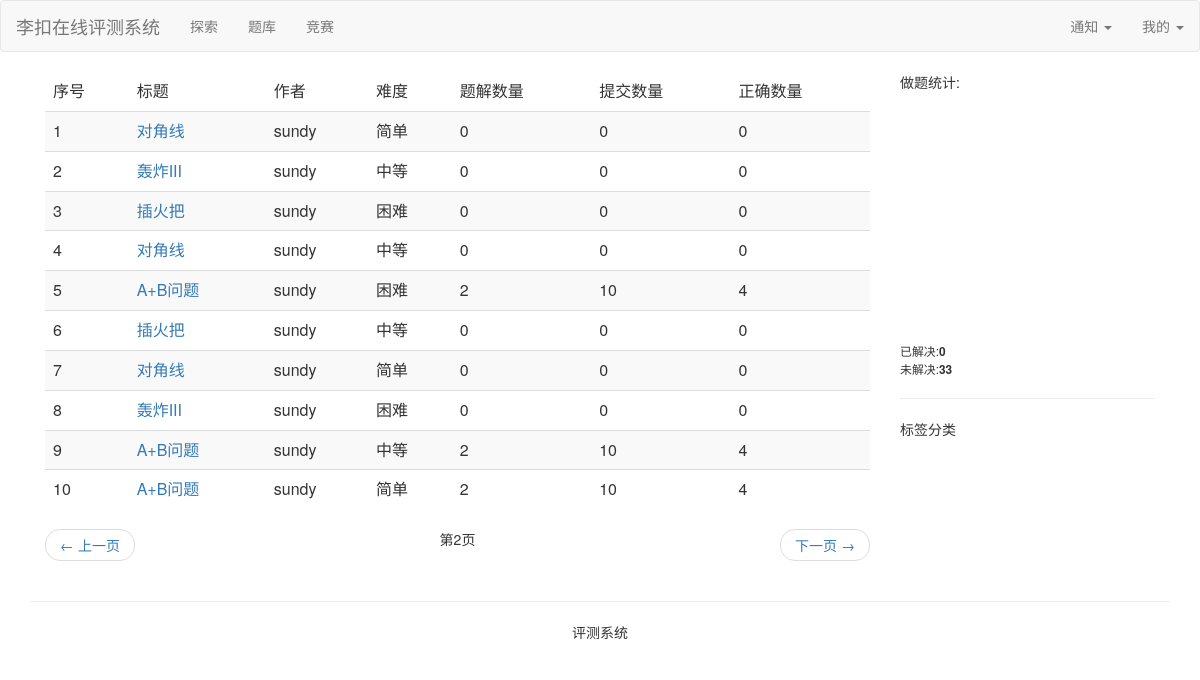
The page /problem/list/?page=2 (signed in) on the database as committed earlier.
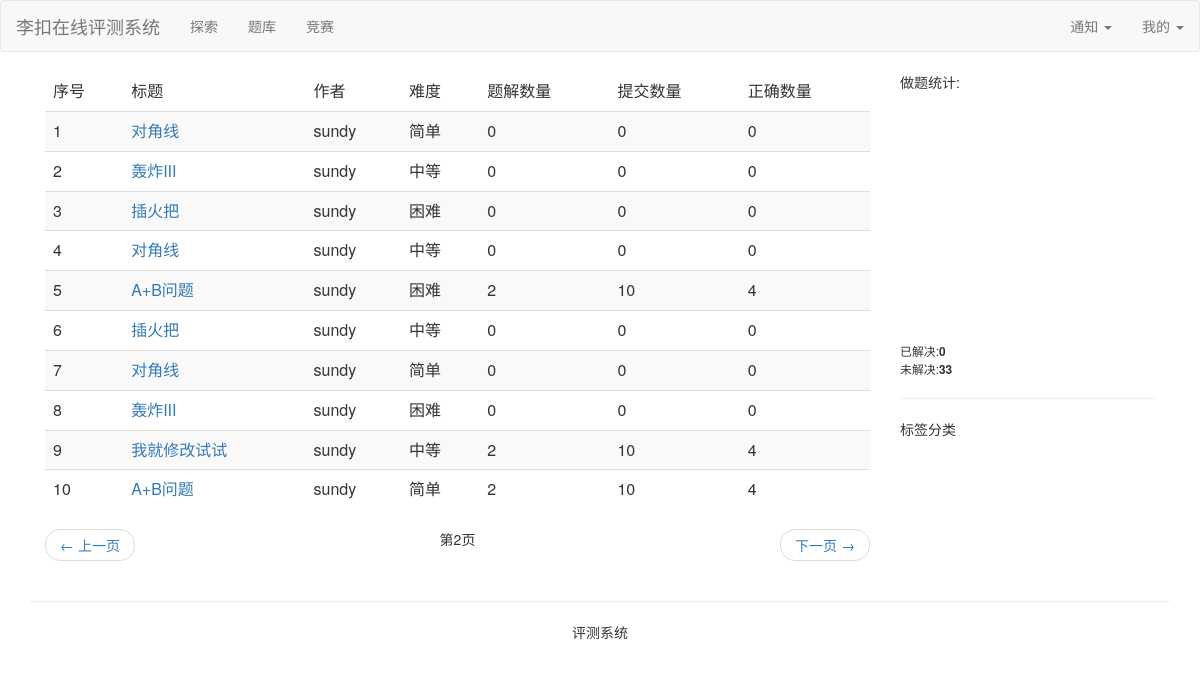
The same page on the database as committed later.
### judger_problem/models.py (models this page shows)
class Problem(models.Model):
    @classmethod
    def get_problem_list(cls):
        return cls.objects.all().only("title", "fk_author", "difficulty", "explains", "Submits",
                                      "corrects")
    diff = [
        (0, "简单"),
        (1, "中等"),
        (2, "困难"),
    ]
    title = models.CharField(max_length=128, verbose_name="题目标题")
    problem_content = models.TextField(verbose_name="题目内容")
    problem_input = models.CharField(max_length=128, verbose_name="样例输入")
    problem_output = models.CharField(max_length=128, verbose_name="样例输出")
    create_time = models.DateTimeField(auto_now_add=True, verbose_name="创建题目时间")
    difficulty = models.IntegerField(null=True, choices=diff, verbose_name="难度")
    explains = models.IntegerField(default=0, verbose_name="题目题解数量")
    fk_labels = models.ManyToManyField(to=ProblemLabel, verbose_name="题目标签")
    Submits = models.IntegerField(default=0, verbose_name="总的用户提交次数")
    corrects = models.IntegerField(default=0, verbose_name="总的用户正确次数")
    fk_author = models.ForeignKey(to=User, on_delete=models.CASCADE, verbose_name="作者")
    class Meta:
        verbose_name = "题目列表"
        verbose_name_plural = "题目列表"

### judger_problem/views.py (the view)
# urls.py: path("list/", views.ProblemList.as_view(), name="problemList"),
@method_decorator(login_required, name="dispatch")
class ProblemList(View):
    def get(self, request):
        proble_list_all = Problem.get_problem_list()
        solve_count = len(SubmitStatus.objects.filter(user_code_status="正确", author=request.user))
        problem_count = Problem.objects.count() - solve_count
        pagetor = Paginator(proble_list_all, 10)
        page = request.GET.get('page') if request.GET.get('page') is not None else 1
        proble_lists = pagetor.get_page(page)
        context = {
            "proble_lists": proble_lists,
            "problem_count": problem_count,
            "solve_count": solve_count,
        }
        return render(request, template_name="judger_problem/templates/problem_list.html", context=context)

### templates/judger_problem/templates/problem_list.html (shortened to what this page needs)
{% extends 'base.html' %}
{% block content %}
    <div class="col-md-9">
        <table class="table table-striped">
            <thead>
            <tr>
                <td>序号</td>
                <td>标题</td>
                <td>作者</td>
                <td>难度</td>
                <td>题解数量</td>
                <td>提交数量</td>
                <td>正确数量</td>
            </tr>
            </thead>
            <tbody>
            {% for proble_list in proble_lists %}
                <tr>
                    <td>{{ forloop.counter }}</td>
                    <td><a href="{% url 'problem:problemdetail' proble_list.id %}">{{ proble_list.title }}</a></td>
                    <td>{{ proble_list.fk_author.username }}</td>
                    <td>{{ proble_list.get_difficulty_display }}</td>
                    <td>{{ proble_list.explains }}</td>
                    <td>{{ proble_list.Submits }}</td>
                    <td>{{ proble_list.corrects }}</td>
                </tr>
            {% endfor %}
            </tbody>
        </table>
    <div>
        <ul class="pager">
            {% if proble_lists.has_previous %}
                <li class="previous"><a href="?page={{ proble_lists.previous_page_number }}">&larr; 上一页</a></li>
            {% endif %}
            <li class="">第{{ proble_lists.number }}页</li>
            {% if proble_lists.has_next %}
                <li class="next"><a href="?page={{ proble_lists.next_page_number }}">下一页 &rarr;</a></li>
            {% endif%}
        </ul>
    </div>
    </div>
    <div class="col-md-3" style="">
            <div>
                做题统计:
                <div id="main" style="width: 250px;height:250px;"></div>
                <small>已解决:<b>{{ solve_count }}</b></small>
                <br>
                <small>未解决:<b>{{ problem_count }}</b></small>
            </div>
        <hr>
        <div>
            标签分类
        </div>
    </div>
{% endblock %}

Rows that differ between the two databases and show on the page:
changed Problem: title "A+B问题" → "我就修改试试"
